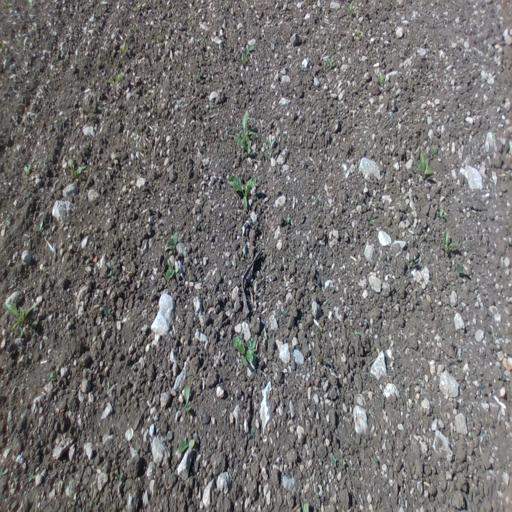
#> input picture test_data/image/109.jpg, 512 x 512 px; its folder holds only this picture in this run
$ jupyter execute crop_row_analysis.ipynb   (shell and % lines are left out)
#> lines starting #> are read from the running program, lines starting #| are printed output that depends on the picture; after the words box and inside, x2 and y2 are one past the last pixel; in counts of white or black regions, pixels touching at a corner belong together
#> in imread_unicode, returned value is the input picture: shape (512, 512, 3); mean B, G, R 113, 113.6, 115.7
# AgriVision: Crop Row Analizi - Eksiksiz Veri Çıktısı

Bu versiyon, görev dokümanındaki tüm tablo gereksinimlerini (Koordinat, Uzunluk, Alan) karşılamaktadır.

[cell 1]
import os
import glob
import cv2
import numpy as np
import pandas as pd
import matplotlib.pyplot as plt
import warnings

warnings.filterwarnings('ignore')

GSD_CM_PER_PX = 0.5
PX2_PER_M2 = 40000

def imread_unicode(path, flags=cv2.IMREAD_COLOR):
    try: return cv2.imdecode(np.fromfile(path, dtype=np.uint8), flags)
    except: return None

def imwrite_unicode(path, img):
    try:
        _, ext = os.path.splitext(path)
        result, nparray = cv2.imencode(ext, img)
        if result: nparray.tofile(path)
    except: pass

BASE_DIR = os.getcwd()
TEST_IMG_DIR = os.path.join(BASE_DIR, 'test_data', 'image')
TEST_LBL_DIR = os.path.join(BASE_DIR, 'test_data', 'label')
OUTPUT_DIR = os.path.join(BASE_DIR, 'outputs')
os.makedirs(OUTPUT_DIR, exist_ok=True)

def segment_rows_optimized(label_mask):
    if label_mask is None: return None, []
    _, binary = cv2.threshold(label_mask, 50, 255, cv2.THRESH_BINARY)
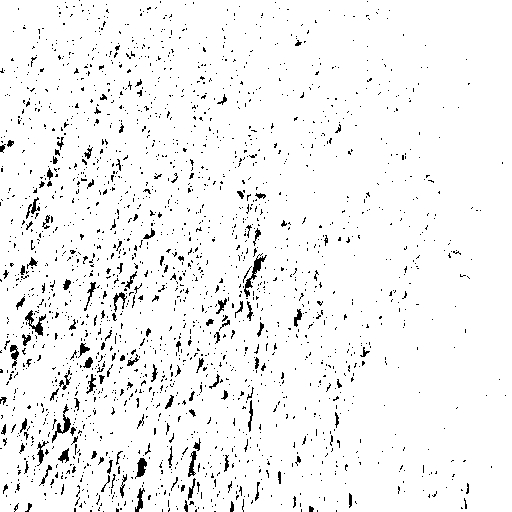
#> binary: shape (512, 512); 95.3% white; black in thin lines or dots
    h, w = binary.shape
#> h = 512; w = 512
    binary_cut = binary.copy()
    binary_cut[0:int(h*0.25), :] = 0
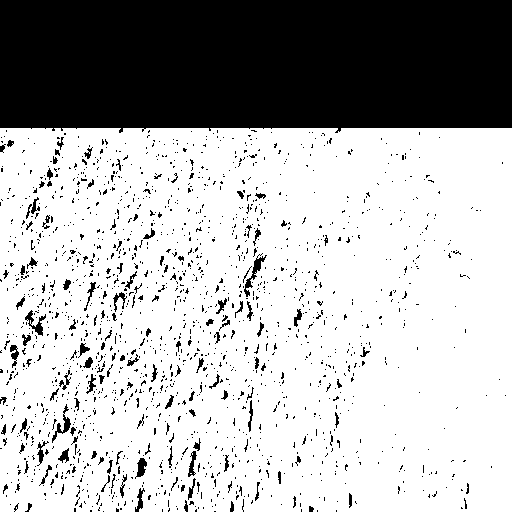
#> binary_cut: shape (512, 512); 70.8% white; 1678 black regions (1551 under 20 px), largest, box (x1, y1, x2, y2) and area: (0, 0, 512, 133) 65597, (244, 253, 267, 297) 226, (25, 310, 46, 336) 183
    num_labels, labels_map, stats, centroids = cv2.connectedComponentsWithStats(binary_cut, connectivity=4)
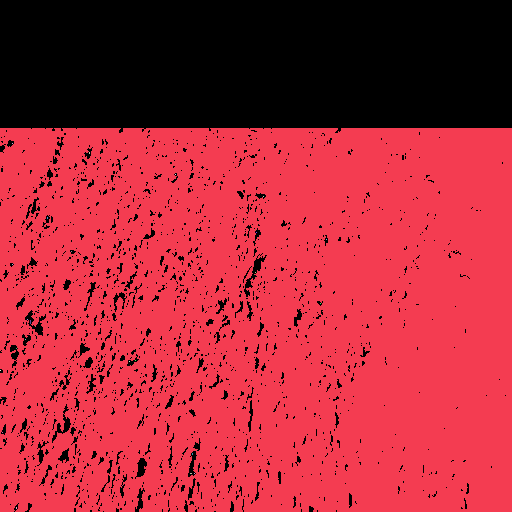
#> labels_map: shape (512, 512) int32; 26 distinct labels, from 0 to 25; one colour per label, 0 black
#> num_labels = 26; stats = 26 rows, first 6: [0, 0, 512, 512, 76553], [0, 128, 512, 384, 185559], [12, 143, 1, 1, 1], [89, 152, 1, 2, 2], [175, 174, 1, 1, 1], [263, 196, 1, 1, 1]; centroids = 26 pairs, first value 0 to 326, second value 103.2 to 507.5
    rows = []
    for i in range(1, num_labels):
        if stats[i, cv2.CC_STAT_AREA] > 100:
            rows.append({'id': i, 'centroid': centroids[i], 'bbox': stats[i]})
#> after the loop, rows = 1 item
    rows.sort(key=lambda x: x['centroid'][0])
    return labels_map, rows

def detect_gaps(image, labels_map, rows, min_gap_area=500):
    hsv = cv2.cvtColor(image, cv2.COLOR_BGR2HSV)
    lower_green = np.array([35, 40, 40])
    upper_green = np.array([85, 255, 255])
    plant_mask = cv2.inRange(hsv, lower_green, upper_green)
    plant_mask = cv2.morphologyEx(plant_mask, cv2.MORPH_OPEN, np.ones((3,3), np.uint8))
    all_gaps = []
    for idx, row in enumerate(rows):
        row_mask = (labels_map == row['id']).astype(np.uint8) * 255
        row_mask_dilated = cv2.dilate(row_mask, np.ones((25, 25), np.uint8))
        gap_candidate = cv2.bitwise_and(row_mask_dilated, cv2.bitwise_not(plant_mask))
        gap_candidate = cv2.morphologyEx(gap_candidate, cv2.MORPH_OPEN, np.ones((5,5), np.uint8))
        num_gaps, gap_labels, g_stats, g_centroids = cv2.connectedComponentsWithStats(gap_candidate)
        for g_i in range(1, num_gaps):
            area = g_stats[g_i, cv2.CC_STAT_AREA]
            if area > min_gap_area:
                all_gaps.append({
                    'row_idx': idx + 1,
                    'bbox': g_stats[g_i],
                    'centroid': g_centroids[g_i],
                    'area_px': area
                })
    return all_gaps

[cell 2]
test_files = sorted([f for f in os.listdir(TEST_IMG_DIR) if f.endswith('.jpg')])
gap_data = []

for filename in test_files:
    img_path = os.path.join(TEST_IMG_DIR, filename)
    lbl_path = os.path.join(TEST_LBL_DIR, filename)
    image = imread_unicode(img_path)
    label = imread_unicode(lbl_path, cv2.IMREAD_GRAYSCALE)
    if image is None or label is None: continue

    l_map, rows = segment_rows_optimized(label)
#> rows = 1 item
    gaps = detect_gaps(image, l_map, rows)
#> in detect_gaps, `hsv = cv2.cvtColor(image, cv2.COLOR_BGR2HSV)`: hsv: shape (512, 512, 3); mean H, S, V 72.1, 13.4, 116.9
#> in detect_gaps, `plant_mask = cv2.inRange(hsv, lower_green, upper_green)`:
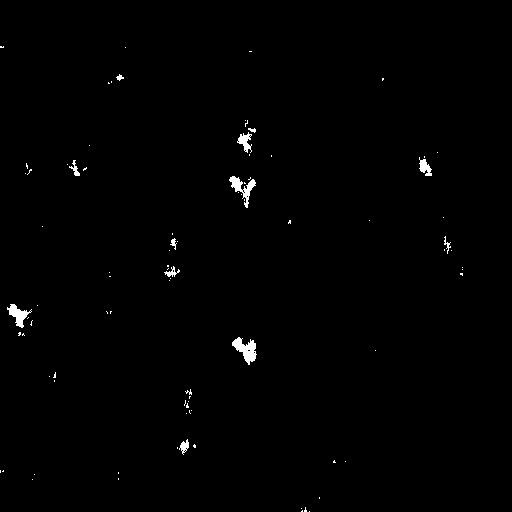
#> plant_mask: shape (512, 512); 0.68% white; 87 white regions (75 under 20 px), largest, box (x1, y1, x2, y2) and area: (232, 337, 257, 365) 350, (229, 176, 256, 208) 295, (7, 304, 32, 328) 251
#> in detect_gaps, `plant_mask = cv2.morphologyEx(plant_mask, cv2.MORPH_OPEN, np.ones((3,3..`:
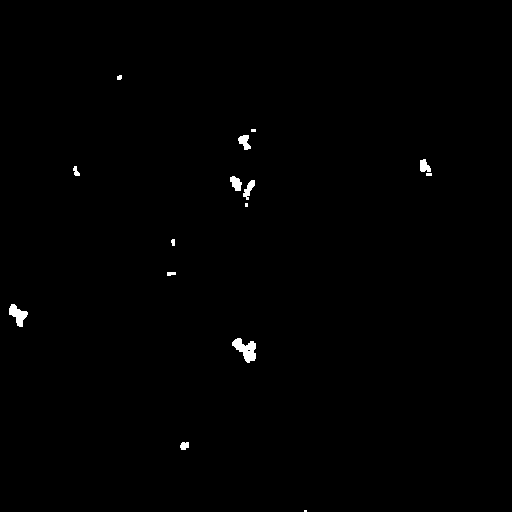
#> plant_mask: shape (512, 512); 0.48% white; 15 white regions (4 under 20 px), largest, box (x1, y1, x2, y2) and area: (232, 338, 256, 363) 330, (9, 304, 28, 327) 228, (230, 176, 242, 191) 121
#> the loop in detect_gaps, `for idx, row in enumerate(rows):` made 1 pass
#> (num_gaps, g_stats, g_centroids) on pass 1: (2, [[0, 0, 512, 512, 60665], [0, 116, 512, 396, 201479]], [[254.6, 61.81], [255.8, 313.8]])
#> pass 1, in detect_gaps, `row_mask_dilated = cv2.dilate(row_mask, np.ones((25, 25), np.uint8))`:
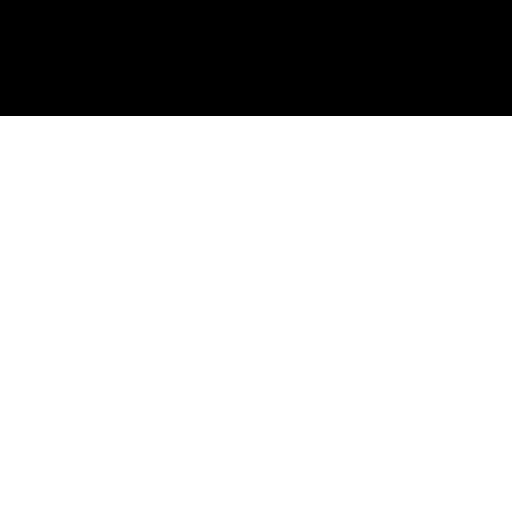
#> row_mask_dilated: shape (512, 512); 77.3% white; 1 black region, box (x1, y1, x2, y2) and area: (0, 0, 512, 116) 59392
#> pass 1, in detect_gaps, `gap_candidate = cv2.bitwise_and(row_mask_dilated, cv2.bitwise_not(plan..`:
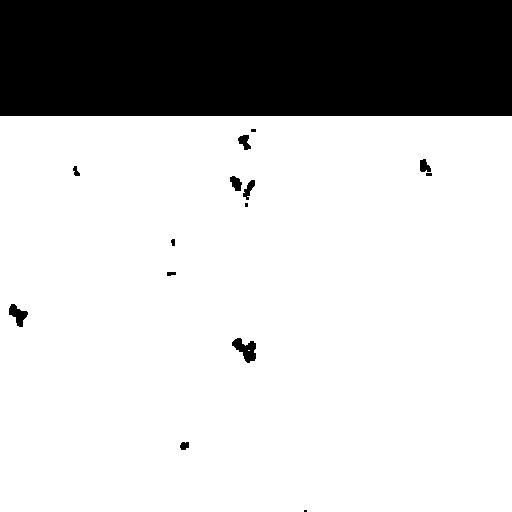
#> gap_candidate: shape (512, 512); 76.9% white; 15 black regions (4 under 20 px), largest, box (x1, y1, x2, y2) and area: (0, 0, 512, 116) 59392, (232, 338, 256, 363) 330, (9, 304, 28, 327) 228
#> gaps = 1 item

    for g in gaps:
        x, y, w, h, _ = g['bbox']
        gap_data.append({
            'gap_id': f"Gap-{len(gap_data)+1:03d}",
            'row_id': f"Row-{g['row_idx']}",
            'image_filename': filename,
            'x_center_px': round(g['centroid'][0], 1),
            'y_center_px': round(g['centroid'][1], 1),
            'width_px': w,
            'height_px': h,
            'area_px2': g['area_px'],
            'area_m2': round(g['area_px'] / PX2_PER_M2, 6)
        })
#> this loop made 1 pass
#> (x, y, w, h) on pass 1: (0, 116, 512, 396)
#> after the loop, gap_data = 1 item

df = pd.DataFrame(gap_data)
#> df = table of 1 rows and 9 columns
df.to_csv(os.path.join(OUTPUT_DIR, 'gap_analysis_final.csv'), index=False)
print(f"Eksiksiz CSV kaydedildi: {len(df)} kayıt.")
#| Eksiksiz CSV kaydedildi: 1 kayıt.
print(df.head())
#> (printed output is left out)

$ run again, on test_data/image/129.jpg
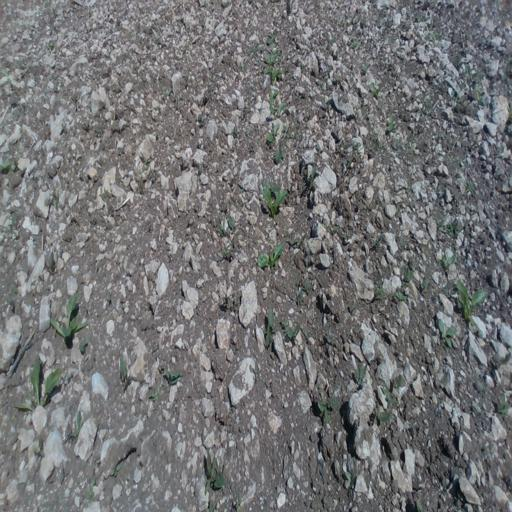
#> input picture test_data/image/129.jpg, 512 x 512 px
#> in imread_unicode, returned value is the input picture: shape (512, 512, 3); mean B, G, R 116.7, 115.5, 114.6
#> binary: shape (512, 512); 97.1% white; black in thin lines or dots
#> binary_cut: shape (512, 512); 72.4% white; 880 black regions (814 under 20 px), largest, box (x1, y1, x2, y2) and area: (0, 0, 512, 137) 65582, (339, 401, 361, 460) 458, (446, 468, 468, 512) 291
#> labels_map: shape (512, 512) int32; 24 distinct labels, from 0 to 23
#> num_labels = 24; stats = 24 rows, first 6: [0, 0, 512, 512, 72405], [0, 128, 512, 384, 189678], [507, 128, 5, 6, 24], [305, 179, 1, 1, 1], [307, 188, 1, 2, 2], [337, 206, 1, 1, 1]; centroids = 24 rows, first 8: [264.6, 90.3], [252, 318.5], [509.3, 130.2], [305, 179], [307, 188.5], [337, 206], [337, 208], [373, 248]
#> after the loop in segment_rows_optimized, `for i in range(1, num_labels):`: rows = 1 item
#> hsv: shape (512, 512, 3); mean H, S, V 90.2, 13.6, 118.5
#> in detect_gaps, `plant_mask = cv2.morphologyEx(plant_mask, cv2.MORPH_OPEN, np.ones((3,3..`:
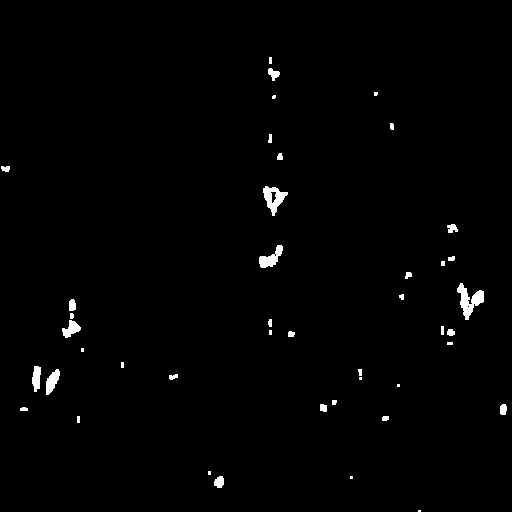
#> plant_mask: shape (512, 512); 1.1% white; 43 white regions (11 under 20 px), largest, box (x1, y1, x2, y2) and area: (457, 283, 484, 320) 448, (263, 186, 288, 216) 362, (259, 245, 283, 268) 267
#> the loop in detect_gaps, `for idx, row in enumerate(rows):` made 1 pass
#> (num_gaps, g_stats, g_centroids) on pass 1: (2, [[0, 0, 512, 512, 62207], [0, 116, 512, 396, 199937]], [[256, 68.73], [255.3, 313.6]])
#> pass 1, in detect_gaps, `gap_candidate = cv2.bitwise_and(row_mask_dilated, cv2.bitwise_not(plan..`:
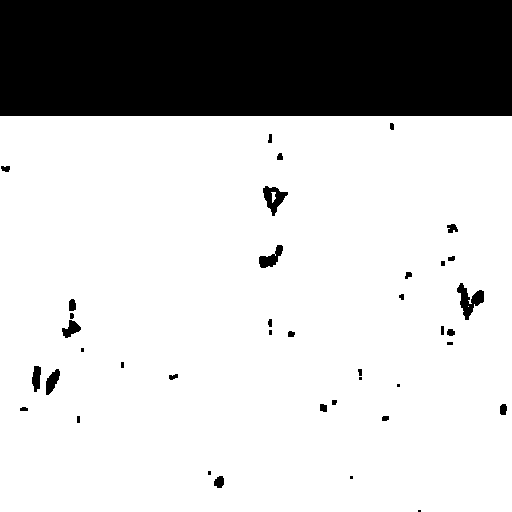
#> gap_candidate: shape (512, 512); 76.3% white; 40 black regions (9 under 20 px), largest, box (x1, y1, x2, y2) and area: (0, 0, 512, 116) 59392, (457, 283, 484, 320) 448, (263, 186, 288, 216) 362
#> the loop `for g in gaps:` made 1 pass
#> (x, y, w, h) on pass 1: (0, 116, 512, 396)
#> df = table of 1 rows and 9 columns
#| Eksiksiz CSV kaydedildi: 1 kayıt.
#> (printed output is left out)

$ run again, on test_data/image/142.jpg
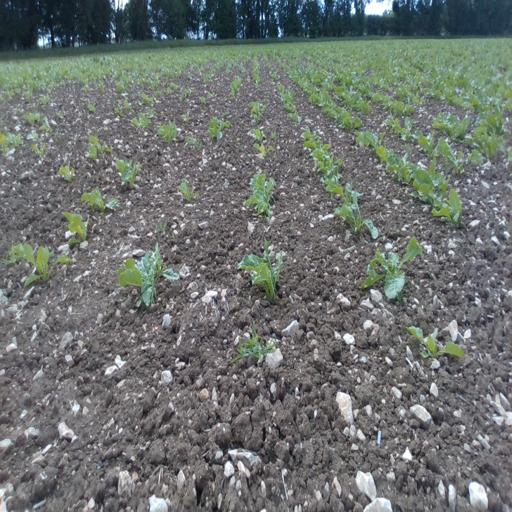
#> input picture test_data/image/142.jpg, 512 x 512 px
#> in imread_unicode, returned value is the input picture: shape (512, 512, 3); mean B, G, R 111.4, 114.1, 109
#> binary: shape (512, 512); 93.8% white; 999 black regions (970 under 20 px), largest, box (x1, y1, x2, y2) and area: (114, 0, 364, 43) 5808, (0, 0, 114, 52) 4571, (365, 0, 442, 36) 1298
#> binary_cut: shape (512, 512); 73.6% white; 914 black regions (890 under 20 px), largest, box (x1, y1, x2, y2) and area: (0, 0, 512, 129) 65538, (195, 482, 203, 506) 96, (330, 351, 341, 363) 79
#> labels_map: shape (512, 512) int32; 18 distinct labels, from 0 to 17
#> num_labels = 18; stats = 18 rows, first 6: [0, 0, 512, 512, 69094], [0, 128, 512, 384, 193029], [250, 285, 1, 1, 1], [261, 289, 1, 1, 1], [303, 327, 1, 1, 1], [368, 346, 1, 1, 1]; centroids = 18 rows, first 8: [256.3, 79.82], [255.2, 318.4], [250, 285], [261, 289], [303, 327], [368, 346], [336.7, 356.7], [185, 360]
#> after the loop in segment_rows_optimized, `for i in range(1, num_labels):`: rows = 1 item
#> hsv: shape (512, 512, 3); mean H, S, V 105.4, 29.4, 118
#> in detect_gaps, `plant_mask = cv2.morphologyEx(plant_mask, cv2.MORPH_OPEN, np.ones((3,3..`:
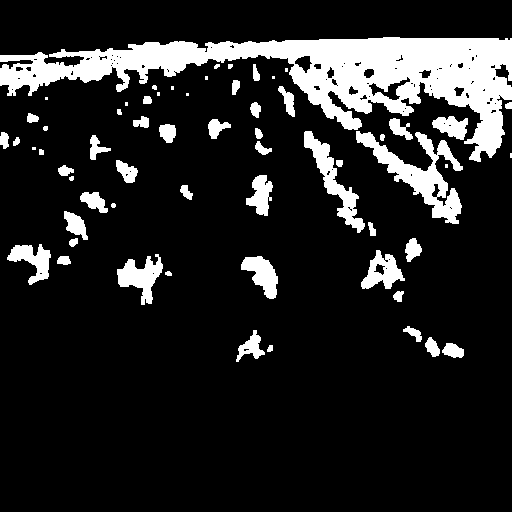
#> plant_mask: shape (512, 512); 14.2% white; 62 white regions (11 under 20 px), largest, box (x1, y1, x2, y2) and area: (0, 37, 512, 162) 21992, (356, 131, 463, 224) 3119, (304, 131, 365, 233) 1593
#> the loop in detect_gaps, `for idx, row in enumerate(rows):` made 1 pass
#> num_gaps on pass 1: 6
#> pass 1, in detect_gaps, `gap_candidate = cv2.morphologyEx(gap_candidate, cv2.MORPH_OPEN, np.one..`:
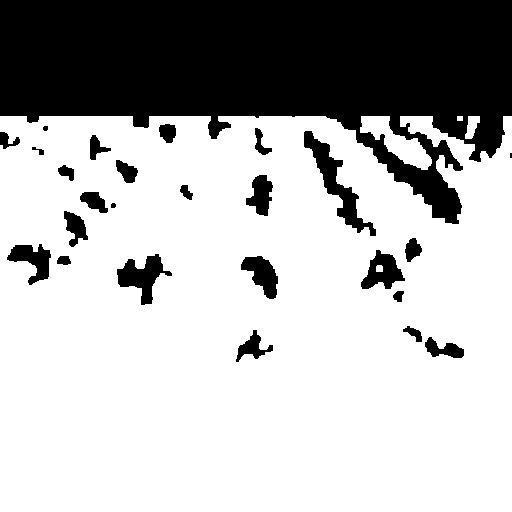
#> gap_candidate: shape (512, 512); 71% white; 26 black regions (1 under 20 px), largest, box (x1, y1, x2, y2) and area: (0, 0, 512, 224) 65753, (304, 131, 376, 236) 1815, (117, 254, 172, 305) 1241
#> after the loop in detect_gaps, `for idx, row in enumerate(rows):`: all_gaps = 2 items
#> the loop `for g in gaps:` made 2 passes
#> (x, y, w, h) on passes 1 to 2: (0, 116, 512, 396), (360, 116, 72, 54)
#> df = table of 2 rows and 9 columns
#| Eksiksiz CSV kaydedildi: 2 kayıt.
#> (printed output is left out)

$ run again, on test_data/image/145.jpg
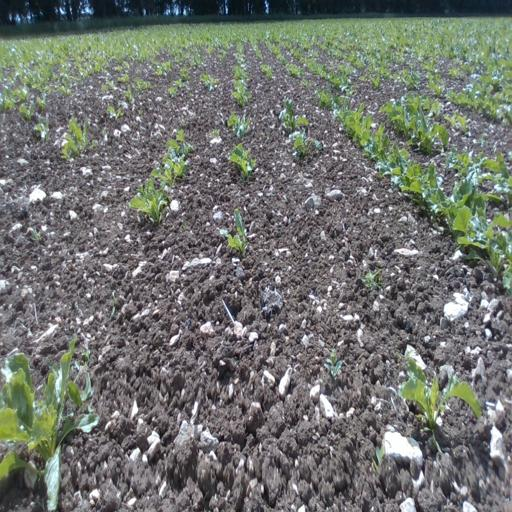
#> input picture test_data/image/145.jpg, 512 x 512 px
#> in imread_unicode, returned value is the input picture: shape (512, 512, 3); mean B, G, R 110.4, 115.2, 111.9
#> binary: shape (512, 512); 91.8% white; 1987 black regions (1856 under 20 px), largest, box (x1, y1, x2, y2) and area: (175, 0, 512, 23) 5540, (0, 0, 84, 35) 1991, (86, 0, 174, 30) 1531
#> binary_cut: shape (512, 512); 70.3% white; 1919 black regions (1791 under 20 px), largest, box (x1, y1, x2, y2) and area: (0, 0, 512, 129) 65539, (0, 468, 45, 512) 844, (232, 414, 262, 451) 301
#> labels_map: shape (512, 512) int32; 114 distinct labels, from 0 to 113
#> num_labels = 114; stats = 114 rows, first 6: [0, 0, 512, 512, 77926], [0, 128, 512, 384, 183997], [415, 146, 1, 1, 1], [413, 147, 1, 1, 1], [427, 153, 1, 1, 1], [425, 155, 1, 1, 1]; centroids = 114 pairs, first value 2.17 to 503, second value 112.4 to 511
#> after the loop in segment_rows_optimized, `for i in range(1, num_labels):`: rows = 1 item
#> hsv: shape (512, 512, 3); mean H, S, V 111.7, 33, 119.7
#> the loop in detect_gaps, `for idx, row in enumerate(rows):` made 1 pass
#> num_gaps on pass 1: 15
#> pass 1, in detect_gaps, `gap_candidate = cv2.morphologyEx(gap_candidate, cv2.MORPH_OPEN, np.one..`:
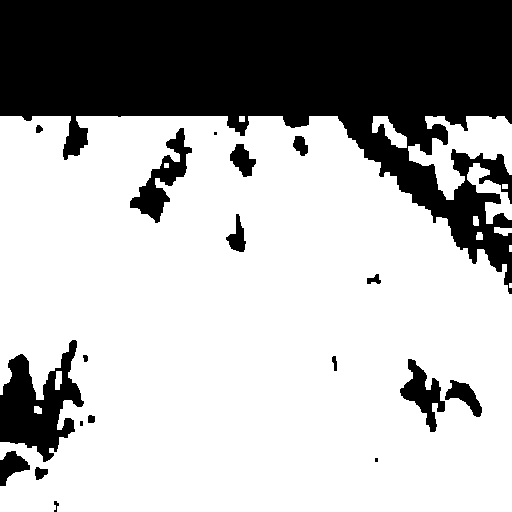
#> gap_candidate: shape (512, 512); 68.8% white; 19 black regions (3 under 20 px), largest, box (x1, y1, x2, y2) and area: (0, 0, 512, 294) 70573, (0, 340, 84, 462) 5202, (130, 128, 192, 223) 1909
#> after the loop in detect_gaps, `for idx, row in enumerate(rows):`: all_gaps = 4 items
#> the loop `for g in gaps:` made 4 passes
#> (x, y, w, h) on passes 1 to 4: (0, 116, 512, 396), (372, 116, 35, 32), (408, 116, 104, 84), (467, 163, 45, 61)
#> df = table of 4 rows and 9 columns
#| Eksiksiz CSV kaydedildi: 4 kayıt.
#> (printed output is left out)
